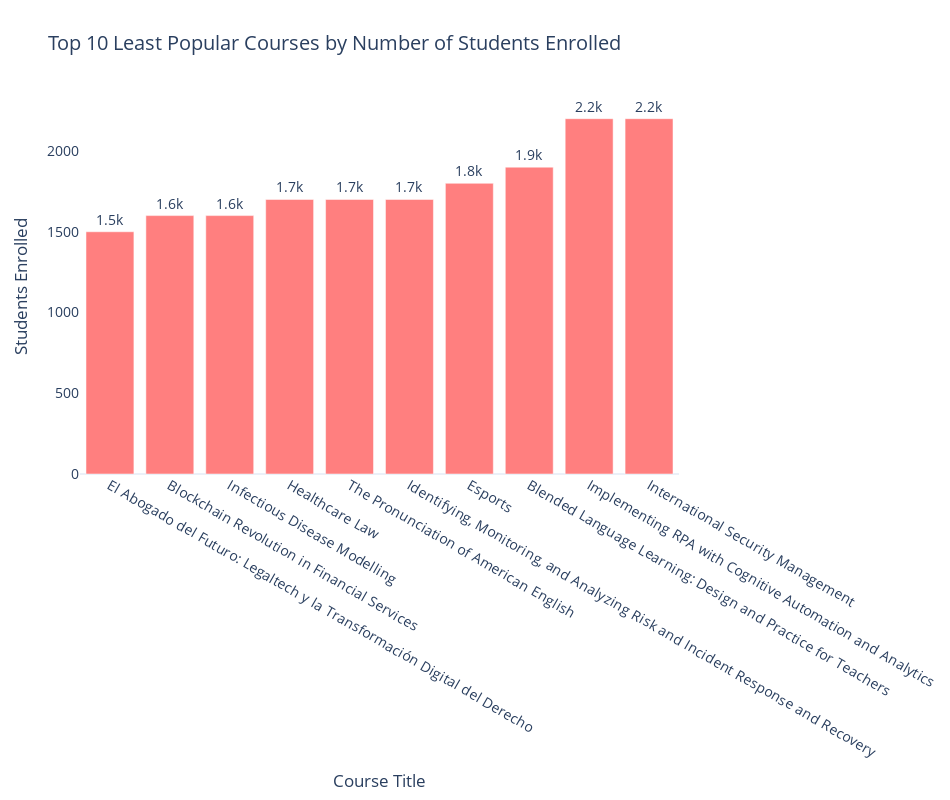

Here is the notebook cell this chart was saved with:
### Markdown cell above
> 4.7. Which courses are the least popular (by student enrollment)?

### Code cell
#Define least popular courses by student enrollment
top_10_worst_courses_by_students = courses_by_students.tail(10)\
    .sort_values(by="course_students_enrolled_float", ascending=True)

#Plot a bar chart displaying least popular courses by student enrollment
fig_5 = px.bar(top_10_worst_courses_by_students,
               x="course_title", y="course_students_enrolled_float",
               title="Top 10 Least Popular Courses by Number of Students Enrolled",
               labels={"course_students_enrolled_float":"Students Enrolled",\
                        "course_title" : "Course Title"},
               text="course_students_enrolled_float",
               template="plotly_white",
               hover_name="course_title")

fig_5.update_traces(texttemplate='%{text:.2s}',
                    textposition='outside',
                    marker_color="rgb(255,127,127)")

fig_5.update_layout(font=dict(size=14),
                  width=950,
                  height=800,
                  yaxis=dict(showgrid=False))

fig_5.show()

### Figure 1 — Plotly figure (JSON) as saved in the notebook; plotly's stock layout.template omitted (floating-point values rounded to 4 significant figures)
{"data": [{"alignmentgroup": "True", "hovertemplate": "<b>%{hovertext}</b><br><br>Course Title=%{x}<br>Students Enrolled=%{text}<extra></extra>", "hovertext": ["El Abogado del Futuro: Legaltech y la Transformación Digital del Derecho", "Blockchain Revolution in Financial Services", "Infectious Disease Modelling", "Healthcare Law", "The Pronunciation of American English", "Identifying, Monitoring, and Analyzing Risk and Incident Response and Recovery", "Esports", "Blended Language Learning: Design and Practice for Teachers", "Implementing RPA with Cognitive Automation and Analytics", "International Security Management"], "legendgroup": "", "marker": {"color": "rgb(255,127,127)", "pattern": {"shape": ""}}, "name": "", "offsetgroup": "", "orientation": "v", "showlegend": false, "text": [1500, 1600, 1600, 1700, 1700, 1700, 1800, 1900, 2200, 2200], "textposition": "outside", "texttemplate": "%{text:.2s}", "type": "bar", "x": ["El Abogado del Futuro: Legaltech y la Transformación Digital del Derecho", "Blockchain Revolution in Financial Services", "Infectious Disease Modelling", "Healthcare Law", "The Pronunciation of American English", "Identifying, Monitoring, and Analyzing Risk and Incident Response and Recovery", "Esports", "Blended Language Learning: Design and Practice for Teachers", "Implementing RPA with Cognitive Automation and Analytics", "International Security Management"], "xaxis": "x", "y": [1500, 1600, 1600, 1700, 1700, 1700, 1800, 1900, 2200, 2200], "yaxis": "y"}], "layout": {"barmode": "relative", "font": {"size": 14}, "height": 800, "legend": {"tracegroupgap": 0}, "title": {"text": "Top 10 Least Popular Courses by Number of Students Enrolled"}, "width": 950, "xaxis": {"anchor": "y", "domain": [0, 1], "title": {"text": "Course Title"}}, "yaxis": {"anchor": "x", "domain": [0, 1], "showgrid": false, "title": {"text": "Students Enrolled"}}}}
